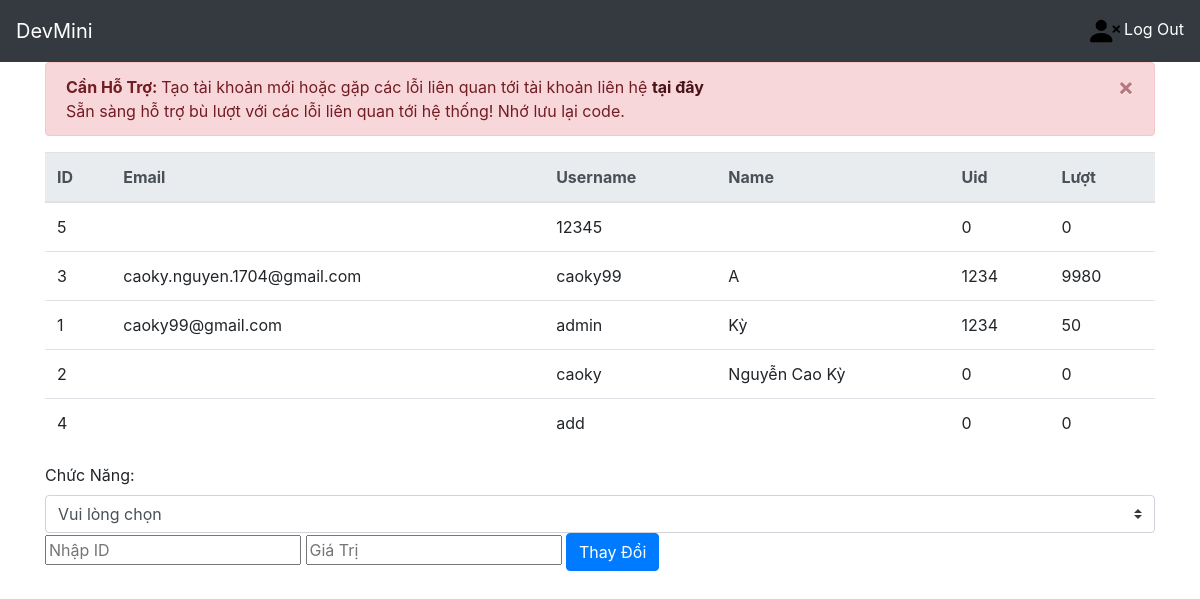
Before: /qtv/ (signed in) with the older database file.
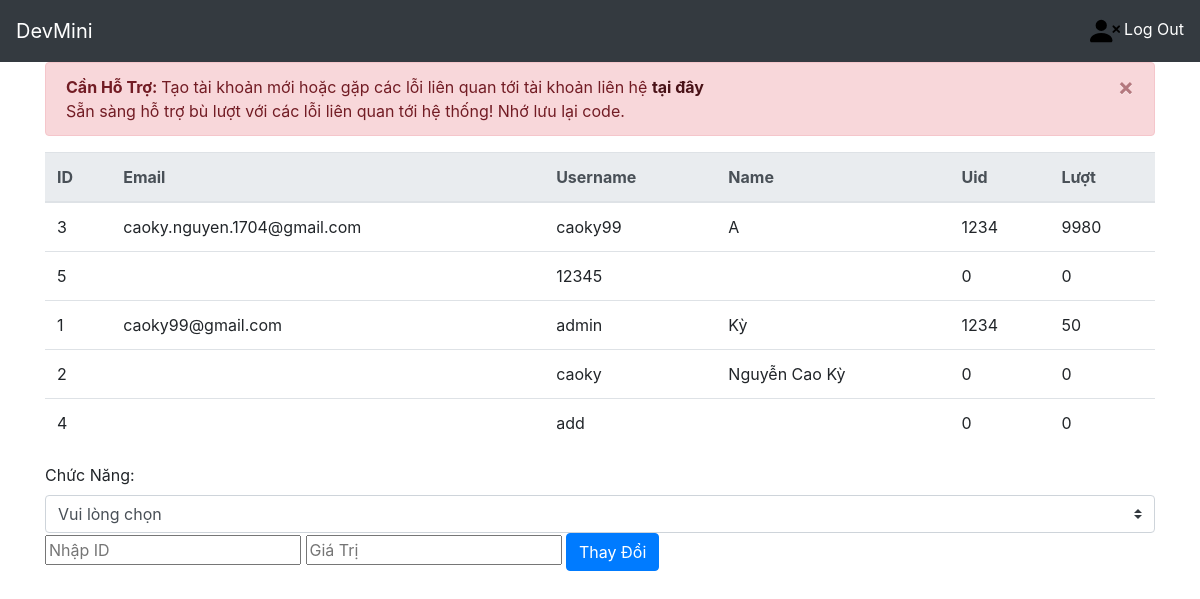
After: the same page with the newer database file.
### home/models.py (models this page shows)
class MyUser(AbstractUser):
    luot=models.IntegerField(default=0)
    name=models.CharField(max_length=100,default="")
    uid=models.IntegerField(default=0)
    isAdmin = models.BooleanField(default=False)
    isMod = models.BooleanField(default=False)
    madonhang=models.IntegerField(default=0)

### home/views.py (the view, shortened to what this page needs)
# urls.py: path('qtv/', views.admin,name="qtv"),
def admin(request):
   form = AdminEdit()
   return render(request, 'pages/admin.html',{'form': form,'MyUser': MyUser.objects.all().order_by('-last_login')})

### home/forms.py (shortened to what this page needs)
class AdminEdit(forms.Form):
    _id = forms.IntegerField()
    name=forms.CharField(max_length=100)
    uid=forms.IntegerField()
    luot=forms.IntegerField()
    username=forms.CharField(max_length=100)
    password=forms.CharField(max_length=100)
    email=forms.CharField(max_length=100)

### home/templates/pages/admin.html (shortened to what this page needs)
{% extends "pages/base.html" %}
{% block menu %}
{% if user.isAdmin %}
<table class="table">
  <thead class="thead-light">
    <tr>
      <th scope="col">ID</th>
      <th scope="col">Email</th>
      <th scope="col">Username</th>
      <th scope="col">Name</th>
      <th scope="col">Uid</th>
      <th scope="col">Lượt</th>
    </tr>
  </thead>
  <tbody>
  {% for name in MyUser %}
    <tr>
      <td>{{name.id}}</td>
      <td>{{name.email}}</td>
      <td>{{name.username}}</td>
      <td>{{name.name}}</td>
      <td>{{name.uid}}</td>
      <td>{{name.luot}}</td>
    </tr>
    {% endfor %}
  </tbody>
</table>
<form action="." method="POST" enctype="multipart/form-data">
	     <div class="class="form-group"">
        <label>Chức Năng:</label>
        <select class="custom-select mr-sm-2" onchange="changeName(this.value)" required>
            <option selected>Vui lòng chọn
            <option value="name">Sửa Tên
        </select>
    </div>
    <input class="id_class" name="_id" onchange="checkNum(this.value)" type="text" class="form-control"  placeholder="Nhập ID" required>
    <input class="text_value" type="text" class="form-control" placeholder="Giá Trị" required>
	<button type="submit" class="btn btn-primary">Thay Đổi</button>
</form>
{% endif %}
{% endblock %}

Changed rows visible on the page:
changed MyUser "caoky.nguyen.1704@gmail.com": moves up the list
